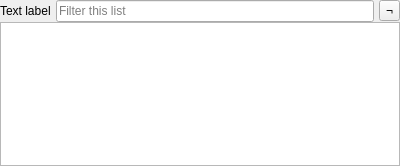
<?xml version="1.0" encoding="UTF-8"?>
<ui version="4.0">
 <class>FilterWidget</class>
 <widget class="QWidget" name="FilterWidget">
  <property name="geometry">
   <rect>
    <x>0</x>
    <y>0</y>
    <width>400</width>
    <height>166</height>
   </rect>
  </property>
  <property name="windowTitle">
   <string>Form</string>
  </property>
  <layout class="QVBoxLayout" name="verticalLayout">
   <property name="spacing">
    <number>0</number>
   </property>
   <property name="leftMargin">
    <number>0</number>
   </property>
   <property name="topMargin">
    <number>0</number>
   </property>
   <property name="rightMargin">
    <number>0</number>
   </property>
   <property name="bottomMargin">
    <number>0</number>
   </property>
   <item>
    <layout class="QHBoxLayout" name="horizontalLayout">
     <property name="spacing">
      <number>5</number>
     </property>
     <item>
      <widget class="QLabel" name="label">
       <property name="text">
        <string>Text label</string>
       </property>
      </widget>
     </item>
     <item>
      <widget class="QLineEdit" name="filterInternalList">
       <property name="alignment">
        <set>Qt::AlignLeading|Qt::AlignLeft|Qt::AlignVCenter</set>
       </property>
       <property name="placeholderText">
        <string>Filter this list</string>
       </property>
      </widget>
     </item>
     <item>
      <widget class="QToolButton" name="notButton">
       <property name="toolTip">
        <string>Negate filter</string>
       </property>
       <property name="text">
        <string>¬</string>
       </property>
       <property name="checkable">
        <bool>true</bool>
       </property>
      </widget>
     </item>
    </layout>
   </item>
   <item>
    <widget class="QListView" name="filterList"/>
   </item>
  </layout>
 </widget>
 <resources/>
 <connections/>
</ui>
